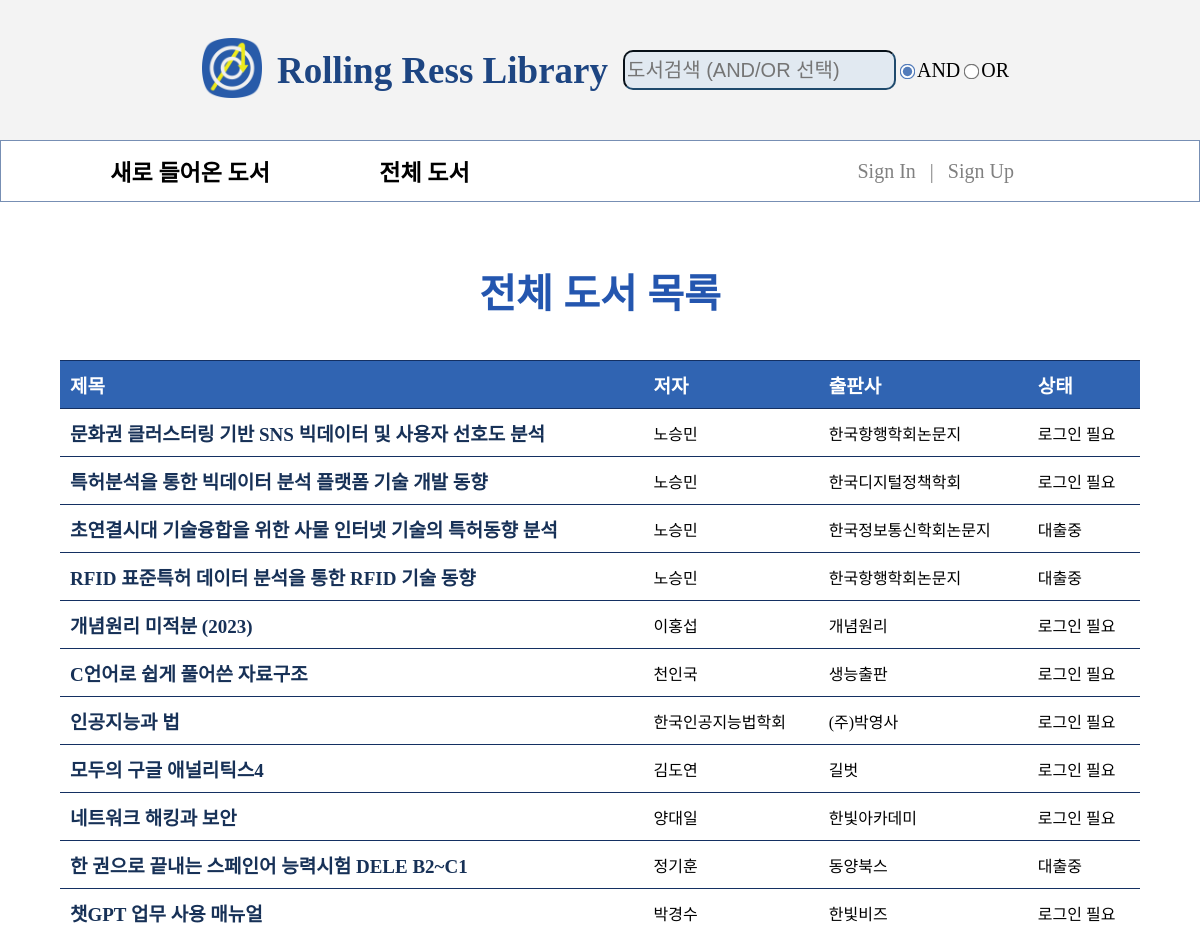
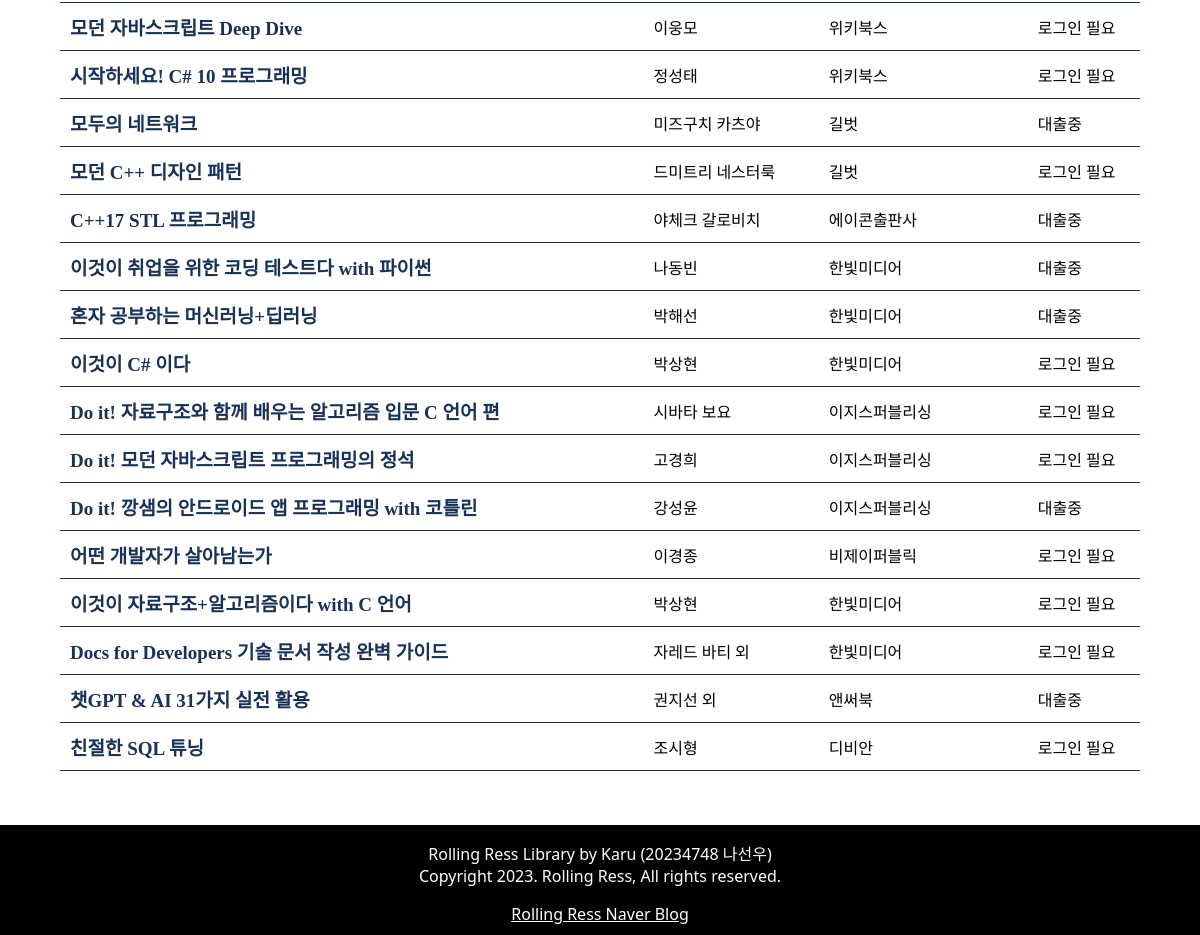
/books/all.php, run on the app's committed database (2 pictures, top to bottom).
### tables this page shows
CREATE TABLE `bookinfo` (
  `isbn` bigint NOT NULL,
  `title` varchar(80) NOT NULL,
  `author` varchar(45) NOT NULL,
  `publisher` varchar(45) NOT NULL,
  `takenby` varchar(45) DEFAULT NULL,
  `uploaded` date DEFAULT NULL,
  PRIMARY KEY (`isbn`)
);

### books/all.php (the view, shortened to what this page needs)
<?php
    include '../db/connect.php';
    $stmt = $connect->prepare("SELECT * FROM bookinfo");
    $stmt->execute();
    $result = $stmt->get_result();
    $is_admin = ($_COOKIE['userlevel'] ?? "") === 'admin';
?>
<!DOCTYPE html>
<html lang="ko">
<head>
    <link rel="stylesheet" href="/styles/pages/listall.css">
    <link rel="stylesheet" href="/styles/form.css">
    <link rel="stylesheet" href="/styles/attribute.css">
    <link rel="stylesheet" href="/styles/part/header.css">
    <link rel="stylesheet" href="/styles/part/nav.css">
    <link rel="stylesheet" href="/styles/part/footer.css">
</head>
<body>
    <div id="wrap">
        <header include-html="/htmls/header.html"></header>
        <nav include-html="/htmls/nav.html"></nav>
        <article>
            <h1>전체 도서 목록</h1>
            <table cellspacing="0" cellpadding="5">
                <tr>
                    <th>제목</th>
                    <th>저자</th>
                    <th>출판사</th>
                    <th>상태</th>
                </tr>
                <?php while ($row = $result->fetch_array()): ?>
                    <tr>
                    <td>
                        <?php if ($is_admin): ?>
                            <a href='/manage/about.php?isbn=<? echo $row['isbn'] ?>'>
                        <?php else: ?>
                            <a href='/books/about.php?isbn=<? echo $row['isbn'] ?>'>
                        <?php endif; ?>
                        <span class='book_title'><? echo $row['title'] ?></span>
                        </a>
                    </td>
                    <td><? echo $row['author'] ?></td>
                    <td><? echo $row['publisher'] ?></td>
                    <?php if (empty($row['takenby'])): ?>
                        <?php if (isset($_COOKIE['userlevel'])): ?>
                            <td class="available">이용 가능</td>
                        <? else: ?>
                            <td>로그인 필요</td>
                        <? endif; ?>
                    <? else: ?>
                        <td>대출중</td>
                    <? endif ?>
                    </tr>
            <? endwhile ?>
            </table>
            <br><br><br>
    </div>
    <footer include-html="/htmls/footer.html"></footer>
</body>
</html>

### styles/pages/listall.css (style rules this page uses)
html, body { padding: 0; margin: 0; }
h1 { font-size: 30px; text-align: center; color: #1D4582; margin-top: 20px; }
article, form { display: flex; flex-direction: column; }
table { align-self: center; border: #143062; border-collapse: collapse; border-top: 1px solid #143062; }
th, td { padding: 10px; border-bottom: 1px solid #143062; }
th { font-size: 19px; text-decoration: none; color: white; background-color:#3064b2; text-align: left; padding-left: 10px; }
.book_title { font-size: 19px; color: #173157; font-weight: bold; }
table:not(#myBooks > table) { width: 90%; }
td > a[href] { text-decoration: none; }

### styles/form.css (style rules this page uses)
article { overflow: auto; }
h1 { color: #144AA9EE; font-family: 'Segoe UI', Tahoma, Verdana, sans-serif; text-align: center; margin-bottom: 40px; font-size: 40px; margin-top: 60px; }

### styles/part/header.css (style rules this page uses)
header { display: flex; flex-direction: row; flex-wrap: nowrap; justify-content:center; align-items: center; align-content: space-between; height: 140px; width: 100%; background-color: #55555511; }

### styles/part/nav.css (style rules this page uses)
nav { display: flex; flex-direction: row; flex-wrap: nowrap; align-items: center; align-content: space-between; justify-content: space-evenly; height: 60px; border: 1px solid #1D458299; }

### styles/part/footer.css (style rules this page uses)
body { min-height: 100vh; margin: 0; position: relative; }
body::after { content: ''; display: block; height: 110px; }
footer { position: absolute; bottom: 0; width: 100%; height: 110px; background-color: black; }

### data on the page
bookinfo: title "문화권 클러스터링 기반 SNS 빅데이터 및 사용자 선호도 분석", author "노승민", publisher "한국항행학회논문지", takenby "로그인 필요"
bookinfo: title "특허분석을 통한 빅데이터 분석 플랫폼 기술 개발 동향", author "노승민", publisher "한국디지털정책학회", shows "로그인 필요"
bookinfo: title "초연결시대 기술융합을 위한 사물 인터넷 기술의 특허동향 분석", author "노승민", publisher "한국정보통신학회논문지", takenby "대출중"
bookinfo: title "RFID 표준특허 데이터 분석을 통한 RFID 기술 동향", author "노승민", publisher "한국항행학회논문지", takenby "대출중"
bookinfo: title "개념원리 미적분 (2023)", author "이홍섭", publisher "개념원리", takenby "로그인 필요"
bookinfo: title "C언어로 쉽게 풀어쓴 자료구조", author "천인국", publisher "생능출판", shows "로그인 필요"
bookinfo: title "인공지능과 법", author "한국인공지능법학회", publisher "(주)박영사", shows "로그인 필요"
bookinfo: title "모두의 구글 애널리틱스4", author "김도연", publisher "길벗", shows "로그인 필요"
bookinfo: title "네트워크 해킹과 보안", author "양대일", publisher "한빛아카데미", shows "로그인 필요"
bookinfo: title "한 권으로 끝내는 스페인어 능력시험 DELE B2~C1", author "정기훈", publisher "동양북스", takenby "대출중"
bookinfo: title "챗GPT 업무 사용 매뉴얼", author "박경수", publisher "한빛비즈", shows "로그인 필요"
bookinfo: title "모던 자바스크립트 Deep Dive", author "이웅모", publisher "위키북스", shows "로그인 필요"
bookinfo: title "시작하세요! C# 10 프로그래밍", author "정성태", publisher "위키북스", shows "로그인 필요"
bookinfo: title "모두의 네트워크", author "미즈구치 카츠야", publisher "길벗", takenby "대출중"
bookinfo: title "모던 C++ 디자인 패턴", author "드미트리 네스터룩", publisher "길벗", shows "로그인 필요"
bookinfo: title "C++17 STL 프로그래밍", author "야체크 갈로비치", publisher "에이콘출판사", takenby "대출중"
bookinfo: title "이것이 취업을 위한 코딩 테스트다 with 파이썬", author "나동빈", publisher "한빛미디어", takenby "대출중"
bookinfo: title "혼자 공부하는 머신러닝+딥러닝", author "박해선", publisher "한빛미디어", takenby "대출중"
bookinfo: title "이것이 C# 이다", author "박상현", publisher "한빛미디어", takenby "로그인 필요"
bookinfo: title "Do it! 자료구조와 함께 배우는 알고리즘 입문 C 언어 편", author "시바타 보요", publisher "이지스퍼블리싱", shows "로그인 필요"
bookinfo: title "Do it! 모던 자바스크립트 프로그래밍의 정석", author "고경희", publisher "이지스퍼블리싱", shows "로그인 필요"
bookinfo: title "Do it! 깡샘의 안드로이드 앱 프로그래밍 with 코틀린", author "강성윤", publisher "이지스퍼블리싱", takenby "대출중"
bookinfo: title "어떤 개발자가 살아남는가", author "이경종", publisher "비제이퍼블릭", shows "로그인 필요"
bookinfo: title "이것이 자료구조+알고리즘이다 with C 언어", author "박상현", publisher "한빛미디어", shows "로그인 필요"
bookinfo: title "Docs for Developers 기술 문서 작성 완벽 가이드", author "자레드 바티 외", publisher "한빛미디어", shows "로그인 필요"
bookinfo: title "챗GPT & AI 31가지 실전 활용", author "권지선 외", publisher "앤써북", takenby "대출중"
bookinfo: title "친절한 SQL 튜닝", author "조시형", publisher "디비안", shows "로그인 필요"
